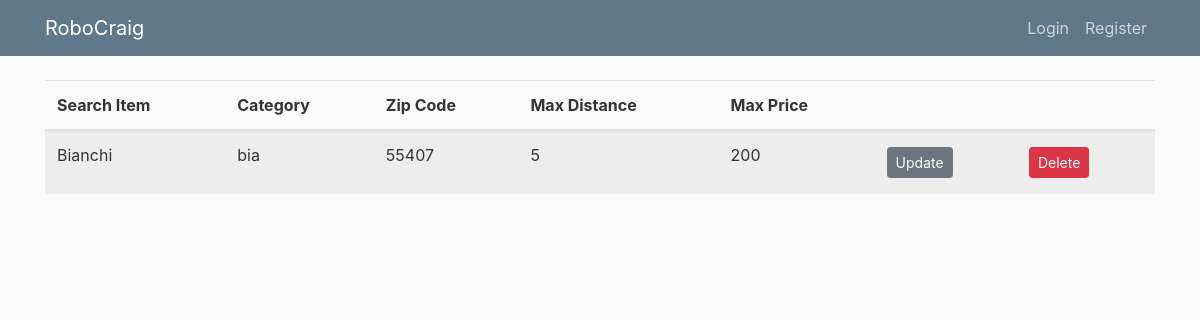
Before: /search/1 with the older database file.
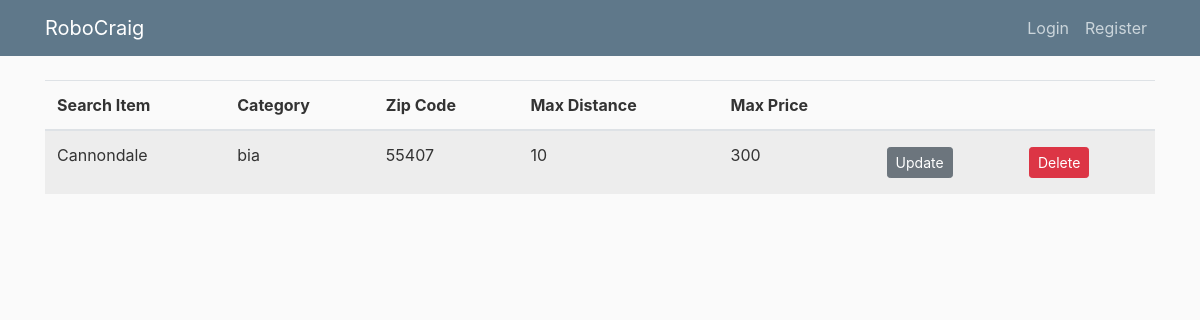
After: the same page with the newer database file.
### RoboCraig/models.py (models this page shows, shortened)
class Searcher (db.Model):
    id = db.Column(db.Integer, primary_key=True)
    category = db.Column(db.String(20), nullable=False)
    search_term = db.Column(db.String(50), nullable=False)
    zip_code = db.Column(db.String(10), nullable=False)  #Might need this to be int, or validate to 5 digits
    max_distance = db.Column(db.String(10), nullable=False)
    max_price = db.Column(db.String(10), nullable=False)
    user_id = db.Column(db.Integer, db.ForeignKey('user.id'), nullable=False)

### RoboCraig/routes.py (the view)
@app.route("/search/<int:search_id>")
def search(search_id):
    search = Searcher.query.get_or_404(search_id)
    return render_template('search.html', category=search.category, search=search)

### RoboCraig/templates/search.html
{% extends "layout.html" %}
{% block content %}
              <table class="table table-striped">
                <thead>
                    <tr>
                        <th scope="col">Search Item</th>
                        <th scope="col">Category</th>
                        <th scope="col">Zip Code</th>
                        <th scope="col">Max Distance</th>
                        <th scope="col">Max Price</th>
                        <th scope="col"></th>
                        <th scope="col"></th>
                    </tr>
                </thead>
                <tbody>
                    <tr>
                        <td>{{ search.search_term}}</td>
                        <td>{{ search.category }}</td>
                        <td>{{ search.zip_code }}</td>
                        <td>{{ search.max_distance }}</td>
                        <td>{{ search.max_price }}</td>
                        <td><a class="btn btn-secondary btn-sm mt-1 mb-1" href="{{ url_for('update_search', search_id = search.id) }}">Update</a></td>
                        <td><form action="{{ url_for('delete_search', search_id=search.id) }}" method="POST">
                                <input class="btn btn-danger btn-sm m-1" type = "submit" value="Delete">
                            </form>
                        </td>
                    </tr>
                </tbody>
              </table>
{% endblock content %}

### RoboCraig/templates/layout.html (shortened to what this page needs)
<!DOCTYPE html>
<html>
<head>
    <link rel="stylesheet" href="https://maxcdn.bootstrapcdn.com/bootstrap/4.0.0/css/bootstrap.min.css">
    <link rel="stylesheet" type="text/css" href="{{ url_for('static', filename='main.css') }}">
</head>
<body>
    <header class="site-header">
      <nav class="navbar navbar-expand-md navbar-dark bg-steel fixed-top">
        <div class="container">
          <a class="navbar-brand mr-4" href="/">RoboCraig</a>
          <div class="collapse navbar-collapse" id="navbarToggle">
            <div class="navbar-nav">
                {% if current_user.is_authenticated %}
                    <a class="nav-item nav-link" href="{{ url_for('new_search') }}">New Search</a>
                    <a class="nav-item nav-link" href="{{ url_for('account') }}">Account</a>
                    <a class="nav-item nav-link" href="{{ url_for('logout') }}">Logout</a>
                {% else %}
                  <a class="nav-item nav-link" href="{{ url_for('login') }}">Login</a>
                  <a class="nav-item nav-link" href="{{ url_for('register') }}">Register</a>
                {% endif %}
            </div>
          </div>
        </div>
      </nav>
    </header>
    <main role="main" class="container">
      <div class="row">
        <div class="col-md-12">
          {% block content %}{% endblock %}
        </div>
      </div>
    </main>
</body>
</html>

### RoboCraig/static/main.css (style rules this page uses)
body { background: #fafafa; color: #333333; margin-top: 5rem; }
.bg-steel { background-color: #5f788a; }
.site-header .navbar-nav .nav-link { color: #cbd5db; }

Changed rows visible on the page:
changed Searcher "bia": search_term "Bianchi" → "Cannondale"; max_distance "5" → "10"; max_price "200" → "300"
